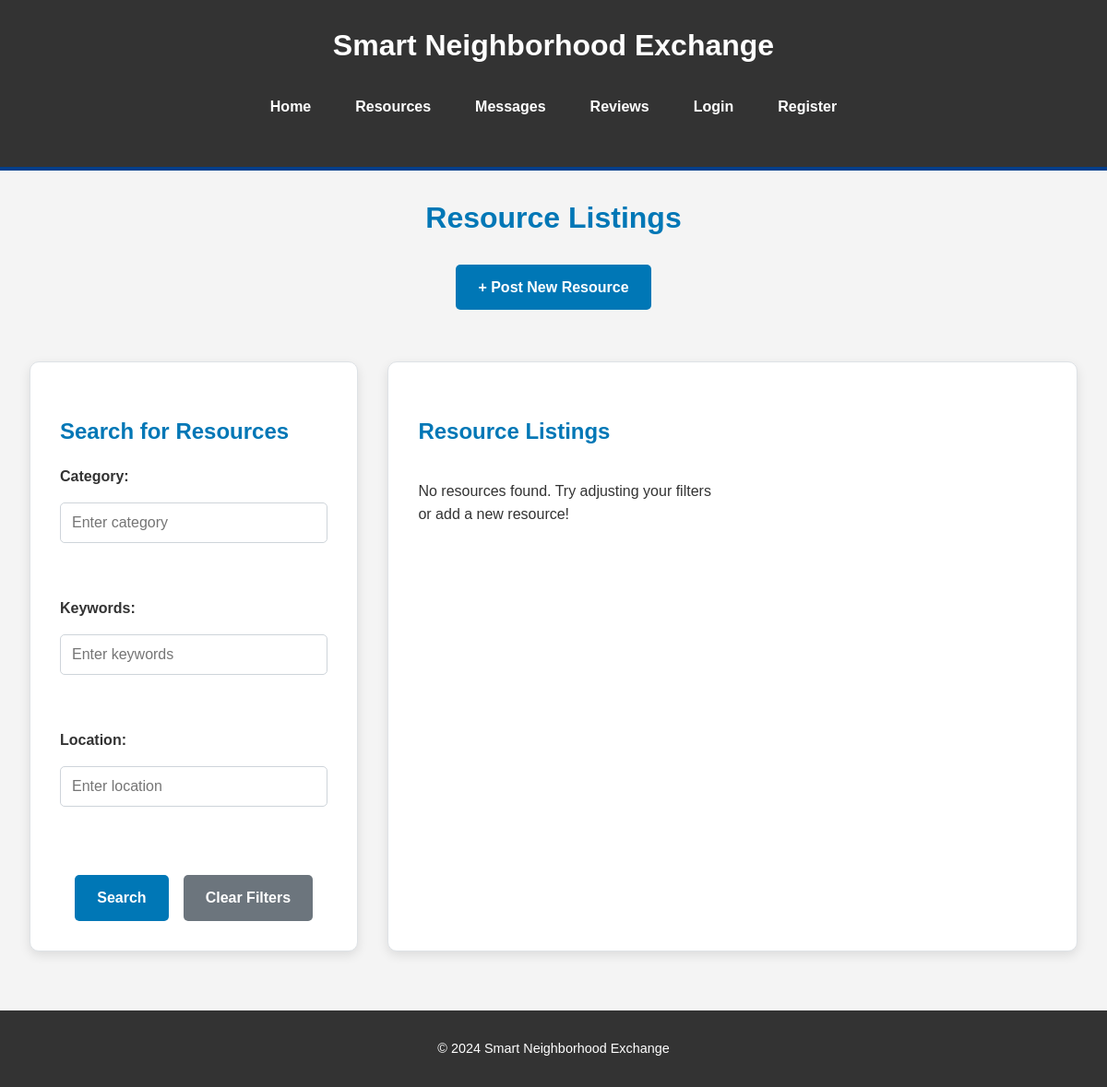
The app's page /resources, older data.
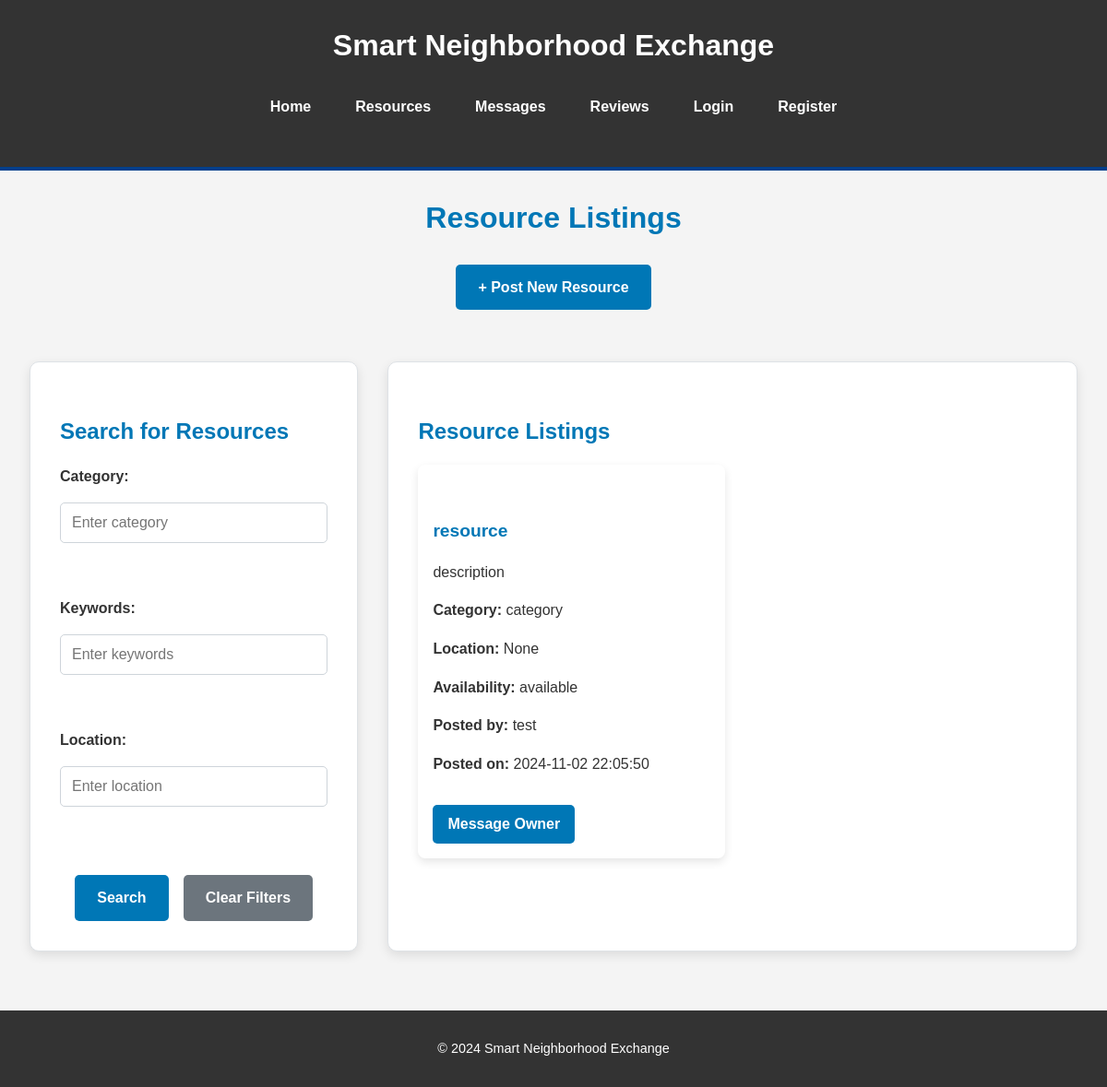
The same page, newer data.
### tables this page shows
CREATE TABLE Resources (
    resource_id INTEGER PRIMARY KEY AUTOINCREMENT,
    user_id INTEGER,
    title TEXT NOT NULL,
    description TEXT,
    images TEXT,
    category TEXT,
    availability TEXT,
    date_posted TEXT NOT NULL,
    FOREIGN KEY (user_id) REFERENCES Users(user_id)
);

CREATE TABLE Users (
    user_id INTEGER PRIMARY KEY AUTOINCREMENT,
    name TEXT NOT NULL,
    email TEXT NOT NULL UNIQUE,
    password TEXT NOT NULL,
    profile_image TEXT,
    location TEXT
);

### app.py (the view)
@app.route('/resources', methods=['GET'])
def resources():
    category = request.args.get('category', '').strip()
    keywords = request.args.get('keywords', '').strip()
    location = request.args.get('location', '').strip()
    query = '''
        SELECT Resources.*, Users.name AS user_name, Users.location AS user_location
        FROM Resources
        JOIN Users ON Resources.user_id = Users.user_id
        WHERE 1 = 1
    '''
    params = []
    if category:
        query += " AND Resources.category LIKE ?"
        params.append(f"%{category}%")
    if keywords:
        query += " AND (Resources.title LIKE ? OR Resources.description LIKE ?)"
        params.extend([f"%{keywords}%", f"%{keywords}%"])
    if location:
        query += " AND Users.location LIKE ?"
        params.append(f"%{location}%")
    conn = get_db_connection()
    resources = conn.execute(query, params).fetchall()
    conn.close()
    return render_template('resources.html', resources=resources)

### app.py (called while the page is built)
def get_db_connection():
    conn = sqlite3.connect('exchange.db')
    conn.row_factory = sqlite3.Row  # Allows accessing rows as dictionaries
    return conn

### templates/resources.html (shortened to what this page needs)
{% extends 'layout.html' %}
{% block content_title %}
    <h2 class="centered-title">Resource Listings</h2>
    <div class="post-resource-button">
        <a href="{{ url_for('my_resources') }}" class="button add-button">+ Post New Resource</a>
    </div>
{% endblock %}
{% block content %}
<div class="resources-container">
    <div class="search-form section">
        <h3>Search for Resources</h3>
        <form method="GET" action="{{ url_for('resources') }}">
            <label for="category">Category:</label>
            <input type="text" name="category" placeholder="Enter category" value="{{ request.args.get('category', '') }}"><br>
            <label for="keywords">Keywords:</label>
            <input type="text" name="keywords" placeholder="Enter keywords" value="{{ request.args.get('keywords', '') }}"><br>
            <label for="location">Location:</label>
            <input type="text" name="location" placeholder="Enter location" value="{{ request.args.get('location', '') }}"><br>
            <div class="search-actions">
                <input type="submit" value="Search" class="button search-button">
                <a href="{{ url_for('resources') }}" class="button clear-button">Clear Filters</a>
            </div>
        </form>
    </div>
    <div class="resource-list section">
        <h3>Resource Listings</h3>
        <div class="card-container">
            {% for resource in resources %}
                <div class="resource-card">
                    <div class="resource-details">
                        <h4>{{ resource['title'] }}</h4>
                        <p>{{ resource['description']|truncate(100) }}</p>
                        <p><strong>Category:</strong> {{ resource['category'] }}</p>
                        <p><strong>Location:</strong> {{ resource['user_location'] }}</p>
                        <p><strong>Availability:</strong> {{ resource['availability'] }}</p>
                        <p><strong>Posted by:</strong> {{ resource['user_name'] }}</p>
                        <p><strong>Posted on:</strong> {{ resource['date_posted'] }}</p>
                        {% if resource['user_id'] != session['user_id'] %}
                            <a href="{{ url_for('messages', resource_id=resource['resource_id']) }}" class="button message-button">
                                Message Owner
                            </a>
                        {% endif %}
                    </div>
                </div>
            {% else %}
                <p>No resources found. Try adjusting your filters or add a new resource!</p>
            {% endfor %}
        </div>
    </div>
</div>
{% endblock %}

Row changes from the older to the newer data that the page shows:
added Resources: title "resource", description "description", category "category", user_location "None", availability "available", user_name "test", date_posted "2024-11-02 22:05:50"
Text that changed along with them:
text no longer shown: "No resources found. Try adjusting your filters or add a new resource!"
